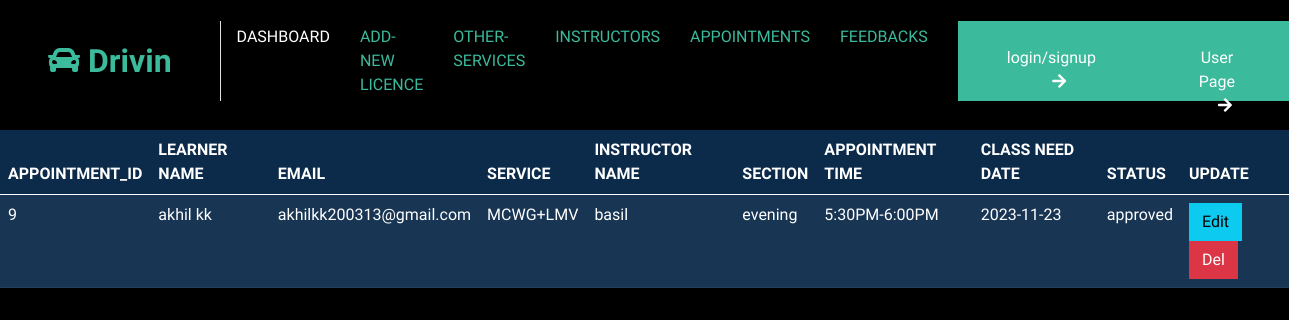
The page /user-appointments.php on the database its author committed.
### tables this page shows
CREATE TABLE `tbl_appointments` (
  `appointment_id` int(11) NOT NULL,
  `learner_id` int(11) NOT NULL,
  `user_email` varchar(255) NOT NULL,
  `service_id` int(11) NOT NULL,
  `instructor_id` varchar(255) NOT NULL,
  `section` varchar(30) NOT NULL,
  `appointment_time` varchar(255) NOT NULL,
  `status` varchar(20) NOT NULL,
  `classneed_date` varchar(255) NOT NULL,
  `created_at` timestamp NOT NULL DEFAULT current_timestamp()
);

CREATE TABLE `tbl_learners_details` (
  `user_id` int(11) NOT NULL,
  `learner_id` int(11) NOT NULL,
  `full_name` varchar(255) DEFAULT NULL,
  `dob` date DEFAULT NULL,
  `phone_number` varchar(20) DEFAULT NULL,
  `blood_group` varchar(5) DEFAULT NULL,
  `photo` varchar(500) DEFAULT NULL,
  `birth_proof` varchar(255) DEFAULT NULL,
  `aadhaar_card` varchar(255) DEFAULT NULL,
  `eye_cert` varchar(500) DEFAULT NULL,
  `signature` varchar(255) NOT NULL,
  `package_id` int(11) NOT NULL,
  `application_status` varchar(50) NOT NULL,
  `payment_status` varchar(255) NOT NULL,
  `date1` text NOT NULL,
  `date2` varchar(255) NOT NULL,
  `date3` varchar(255) NOT NULL,
  `choosed_date` varchar(255) NOT NULL,
  `test_status` varchar(255) NOT NULL,
  `dl_test` varchar(255) NOT NULL,
  `driving_test_status` varchar(255) NOT NULL,
  `learners_test_status` varchar(255) NOT NULL
);

CREATE TABLE `tbl_package` (
  `package_id` int(11) NOT NULL,
  `package_name` varchar(255) NOT NULL,
  `package_price` int(11) NOT NULL
);

CREATE TABLE `tbl_instructors` (
  `instructor_id` int(11) NOT NULL,
  `instructor_name` varchar(255) NOT NULL,
  `instructor_image` varchar(255) NOT NULL,
  `status` varchar(20) NOT NULL,
  `instructor_created_at` datetime NOT NULL
);

### user-appointments.php (the view, shortened to what this page needs)
<?php
include('connection.php');
function fetchTableData($conn, $tableName)
{
  $sql = "SELECT * FROM $tableName ORDER BY appointment_id DESC";
  $result = $conn->query($sql);
  $data = [];
  if ($result->num_rows > 0) {
    while ($row = $result->fetch_assoc()) {
      $data[] = $row;
    }
  }
  return $data;
}
$appointments=fetchTableData($conn,"tbl_appointments");
function fetchname($conn, $tableName, $colname, $id)
{
    $sql = "SELECT * FROM $tableName WHERE $colname = '$id'";
    $result = $conn->query($sql);
    $data = [];
    if ($result->num_rows > 0) {
        while ($row = $result->fetch_assoc()) {
            $data[] = $row;
        }
    }
    return $data;
}
?>
<!DOCTYPE html>
<html lang="en">
<head>
</head>
<body>
    <?php include('admin_menu.php'); ?>
    <div class="d-flex">
        <div class="orderList">
            <table class=" table table-dark table-striped shadow-lg ">
                <thead>
                    <tr>
                        <th>APPOINTMENT_ID</th>
                        <th>LEARNER NAME</th>
                        <th>EMAIL</th>
                        <th>SERVICE</th>
                        <th>INSTRUCTOR NAME</th>
                        <th>SECTION</th>
                        <th>APPOINTMENT TIME</th>
                        <th>CLASS NEED DATE</th>
                        <th>STATUS</th>
                        <th>UPDATE</th>
                    </tr>
                </thead>
                <tbody>
                    <?php foreach ($appointments as $index1 => $appointment) { ?>
                        <tr class="table-row <?= $index % 2 === 0 ? 'even' : 'odd'; ?>">
                            <td><?= $appointment['appointment_id']; ?></td>
                            <td><?php $l_id=$appointment['learner_id'];
                                $ns=fetchname($conn,'tbl_learners_details','learner_id',$l_id);
                                foreach ($ns as $index => $n) {
                                echo $n['full_name'];
                                }
                            ?></td>
                            <td><?= $appointment['user_email']; ?></td>
                            <td><?php $s_id= $appointment['service_id'];
                            $ss=fetchname($conn,'tbl_package','package_id',$s_id);
                            foreach ($ss as $index => $s) {
                                echo $s['package_name'];
                                } ?></td>
                            <td><?php $i_id=$appointment['instructor_id'];
                             $is=fetchname($conn,'tbl_instructors','instructor_id',$i_id);
                             foreach ($is as $index => $i) {
                                 echo $i['instructor_name'];
                                 }?></td>
                            <td><?= $appointment['section']; ?></td>
                            <td><?= $appointment['appointment_time']; ?></td>
                            <td><?= $appointment['classneed_date']; ?></td>
                            <td><?= $appointment['status']; ?></td>
                            <div class="d-flex">
                                <td class="wrapper">
                                    <a href="javascript:void(0);" class="btn btn-info" onclick="showEditForm('<?= $appointment['learner_id']; ?>','<?= $appointment['status'];?>')">Edit</a>
                                    <a href="<?= $_SERVER["PHP_SELF"] ?>?action=delete&learner_id=<?= $appointment['learner_id']; ?>" class="btn btn-danger">Del</a>
                                </td>
                            </div>
                        <?php } ?>
            </table>
        </div>
</body>
</html>

### css/style.css (style rules this page uses)
:root { --primary: #F3BD00; --secondary: #757575; --light: #F3F6F8; --dark: #0C2B4B; }
.btn { font-weight: 500; transition: .5s; }

### rows shown on the page
tbl_appointments: appointment_id "9", user_email "akhilkk200313@gmail.com", section "evening", appointment_time "5:30PM-6:00PM", classneed_date "2023-11-23", status "approved"
tbl_learners_details: full_name "akhil kk"
tbl_package: package_name "MCWG+LMV"
tbl_instructors: instructor_name "basil"
